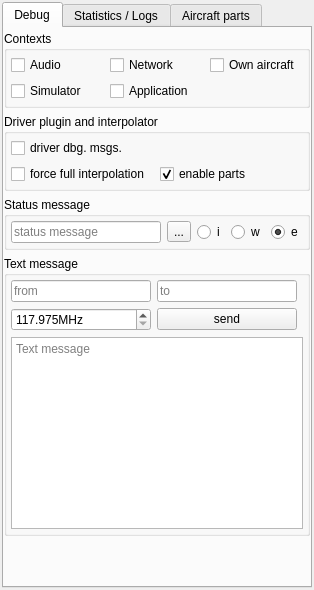
<?xml version="1.0" encoding="UTF-8"?>
<ui version="4.0">
 <class>CInternalsComponent</class>
 <widget class="QWidget" name="CInternalsComponent">
  <property name="geometry">
   <rect>
    <x>0</x>
    <y>0</y>
    <width>314</width>
    <height>590</height>
   </rect>
  </property>
  <property name="windowTitle">
   <string>Form</string>
  </property>
  <layout class="QVBoxLayout" name="vl_InternalsComponent">
   <property name="spacing">
    <number>2</number>
   </property>
   <property name="leftMargin">
    <number>2</number>
   </property>
   <property name="topMargin">
    <number>2</number>
   </property>
   <property name="rightMargin">
    <number>2</number>
   </property>
   <property name="bottomMargin">
    <number>2</number>
   </property>
   <item>
    <widget class="QTabWidget" name="tw_Internals">
     <property name="currentIndex">
      <number>0</number>
     </property>
     <widget class="QWidget" name="tb_Debug">
      <attribute name="title">
       <string>Debug</string>
      </attribute>
      <layout class="QVBoxLayout" name="vl_Debug">
       <property name="leftMargin">
        <number>0</number>
       </property>
       <property name="topMargin">
        <number>3</number>
       </property>
       <property name="rightMargin">
        <number>0</number>
       </property>
       <property name="bottomMargin">
        <number>0</number>
       </property>
       <item>
        <widget class="QGroupBox" name="gb_DebugContext">
         <property name="title">
          <string>Contexts</string>
         </property>
         <layout class="QGridLayout" name="gl_Contexts">
          <property name="leftMargin">
           <number>4</number>
          </property>
          <property name="topMargin">
           <number>4</number>
          </property>
          <property name="rightMargin">
           <number>4</number>
          </property>
          <property name="bottomMargin">
           <number>4</number>
          </property>
          <item row="0" column="0">
           <widget class="QCheckBox" name="cb_DebugContextAudio">
            <property name="text">
             <string>Audio</string>
            </property>
           </widget>
          </item>
          <item row="0" column="2">
           <widget class="QCheckBox" name="cb_DebugContextNetwork">
            <property name="text">
             <string>Network</string>
            </property>
           </widget>
          </item>
          <item row="0" column="3">
           <widget class="QCheckBox" name="cb_DebugContextOwnAircraft">
            <property name="text">
             <string>Own aircraft</string>
            </property>
           </widget>
          </item>
          <item row="1" column="0">
           <widget class="QCheckBox" name="cb_DebugContextSimulator">
            <property name="text">
             <string>Simulator</string>
            </property>
           </widget>
          </item>
          <item row="1" column="2">
           <widget class="QCheckBox" name="cb_DebugContextApplication">
            <property name="text">
             <string>Application</string>
            </property>
           </widget>
          </item>
         </layout>
        </widget>
       </item>
       <item>
        <widget class="QGroupBox" name="gb_DebugDriverAndInterpolator">
         <property name="title">
          <string>Driver plugin and interpolator</string>
         </property>
         <layout class="QGridLayout" name="gl_DriverAndInterpolator">
          <property name="leftMargin">
           <number>4</number>
          </property>
          <property name="topMargin">
           <number>4</number>
          </property>
          <property name="rightMargin">
           <number>4</number>
          </property>
          <property name="bottomMargin">
           <number>4</number>
          </property>
          <item row="0" column="0">
           <widget class="QCheckBox" name="cb_DebugDriver">
            <property name="text">
             <string>driver dbg. msgs.</string>
            </property>
           </widget>
          </item>
          <item row="1" column="0">
           <widget class="QCheckBox" name="cb_ForceFullInterpolation">
            <property name="text">
             <string>force full interpolation</string>
            </property>
           </widget>
          </item>
          <item row="1" column="1">
           <widget class="QCheckBox" name="cb_EnableParts">
            <property name="text">
             <string>enable parts</string>
            </property>
            <property name="checked">
             <bool>true</bool>
            </property>
           </widget>
          </item>
         </layout>
        </widget>
       </item>
       <item>
        <widget class="QGroupBox" name="gb_StatusMessage">
         <property name="title">
          <string>Status message</string>
         </property>
         <layout class="QGridLayout" name="gl_StatusMessage">
          <property name="leftMargin">
           <number>4</number>
          </property>
          <property name="topMargin">
           <number>4</number>
          </property>
          <property name="rightMargin">
           <number>4</number>
          </property>
          <property name="bottomMargin">
           <number>4</number>
          </property>
          <item row="0" column="3">
           <widget class="QRadioButton" name="rb_StatusMessageWarning">
            <property name="text">
             <string>w</string>
            </property>
           </widget>
          </item>
          <item row="0" column="4">
           <widget class="QRadioButton" name="rb_StatusMessageError">
            <property name="text">
             <string>e</string>
            </property>
            <property name="checked">
             <bool>true</bool>
            </property>
           </widget>
          </item>
          <item row="0" column="2">
           <widget class="QRadioButton" name="rb_StatusMessageInfo">
            <property name="text">
             <string>i</string>
            </property>
           </widget>
          </item>
          <item row="0" column="0">
           <widget class="QLineEdit" name="le_StatusMessage">
            <property name="placeholderText">
             <string>status message</string>
            </property>
           </widget>
          </item>
          <item row="0" column="1">
           <widget class="QToolButton" name="tb_LogStatusMessage">
            <property name="text">
             <string>...</string>
            </property>
            <property name="icon">
             <iconset resource="../../blackmisc/blackmisc.qrc">
              <normaloff>:/diagona/icons/diagona/icons/arrow-circle-225-left.png</normaloff>:/diagona/icons/diagona/icons/arrow-circle-225-left.png</iconset>
            </property>
           </widget>
          </item>
         </layout>
        </widget>
       </item>
       <item>
        <widget class="QGroupBox" name="gb_TextMessages">
         <property name="title">
          <string>Text message</string>
         </property>
         <layout class="QGridLayout" name="gl_TextMessages">
          <property name="leftMargin">
           <number>4</number>
          </property>
          <property name="topMargin">
           <number>4</number>
          </property>
          <property name="rightMargin">
           <number>4</number>
          </property>
          <property name="bottomMargin">
           <number>4</number>
          </property>
          <item row="1" column="2">
           <widget class="QPushButton" name="pb_SendTextMessage">
            <property name="text">
             <string>send</string>
            </property>
           </widget>
          </item>
          <item row="0" column="1">
           <widget class="QLineEdit" name="le_TxtMsgFrom">
            <property name="placeholderText">
             <string>from</string>
            </property>
           </widget>
          </item>
          <item row="1" column="1">
           <widget class="QDoubleSpinBox" name="dsb_TxtMsgFrequency">
            <property name="suffix">
             <string>MHz</string>
            </property>
            <property name="decimals">
             <number>3</number>
            </property>
            <property name="minimum">
             <double>117.974999999999994</double>
            </property>
            <property name="maximum">
             <double>136.000000000000000</double>
            </property>
            <property name="singleStep">
             <double>0.025000000000000</double>
            </property>
            <property name="value">
             <double>117.974999999999994</double>
            </property>
           </widget>
          </item>
          <item row="0" column="2">
           <widget class="QLineEdit" name="le_TxtMsgTo">
            <property name="placeholderText">
             <string>to</string>
            </property>
           </widget>
          </item>
          <item row="2" column="1" colspan="3">
           <widget class="QPlainTextEdit" name="pte_TxtMsg">
            <property name="placeholderText">
             <string>Text message</string>
            </property>
           </widget>
          </item>
         </layout>
        </widget>
       </item>
       <item>
        <spacer name="vs_DebugWidget">
         <property name="orientation">
          <enum>Qt::Vertical</enum>
         </property>
         <property name="sizeHint" stdset="0">
          <size>
           <width>20</width>
           <height>40</height>
          </size>
         </property>
        </spacer>
       </item>
      </layout>
     </widget>
     <widget class="QWidget" name="tb_Statistics">
      <attribute name="title">
       <string>Statistics / Logs</string>
      </attribute>
      <layout class="QVBoxLayout" name="verticalLayout">
       <item>
        <layout class="QFormLayout" name="fl_Statistics">
         <item row="0" column="0">
          <widget class="QLabel" name="lbl_LatestInterpolationLog">
           <property name="text">
            <string>Latest interpolation log</string>
           </property>
          </widget>
         </item>
         <item row="0" column="1">
          <widget class="QPushButton" name="pb_LatestInterpolationLog">
           <property name="text">
            <string>show</string>
           </property>
          </widget>
         </item>
         <item row="1" column="0">
          <widget class="QLabel" name="lbl_LatestPartsLog">
           <property name="text">
            <string>Latest parts log</string>
           </property>
          </widget>
         </item>
         <item row="1" column="1">
          <widget class="QPushButton" name="pb_LatestPartsLog">
           <property name="text">
            <string>show</string>
           </property>
          </widget>
         </item>
        </layout>
       </item>
      </layout>
     </widget>
     <widget class="QWidget" name="tb_AircraftParts">
      <attribute name="title">
       <string>Aircraft parts</string>
      </attribute>
      <layout class="QVBoxLayout" name="vl_AircraftParts">
       <property name="leftMargin">
        <number>0</number>
       </property>
       <property name="topMargin">
        <number>4</number>
       </property>
       <property name="rightMargin">
        <number>0</number>
       </property>
       <property name="bottomMargin">
        <number>0</number>
       </property>
       <item>
        <widget class="QFrame" name="fr_Aircraft">
         <layout class="QFormLayout" name="fl_Aircraft">
          <property name="horizontalSpacing">
           <number>4</number>
          </property>
          <property name="verticalSpacing">
           <number>4</number>
          </property>
          <property name="leftMargin">
           <number>2</number>
          </property>
          <property name="topMargin">
           <number>0</number>
          </property>
          <property name="rightMargin">
           <number>2</number>
          </property>
          <property name="bottomMargin">
           <number>0</number>
          </property>
          <item row="0" column="0">
           <widget class="QLabel" name="lbl_Aircraft">
            <property name="text">
             <string>Aircraft:</string>
            </property>
           </widget>
          </item>
          <item row="0" column="1">
           <widget class="BlackGui::Components::CRemoteAircraftSelector" name="comp_RemoteAircraftSelector">
            <property name="minimumSize">
             <size>
              <width>0</width>
              <height>25</height>
             </size>
            </property>
           </widget>
          </item>
          <item row="1" column="0">
           <widget class="QLabel" name="lbl_PartsNetwork">
            <property name="text">
             <string>Network</string>
            </property>
           </widget>
          </item>
          <item row="1" column="1">
           <widget class="QWidget" name="wi_PartsNetwork" native="true">
            <layout class="QHBoxLayout" name="hl_PartsNetwork">
             <property name="leftMargin">
              <number>0</number>
             </property>
             <property name="topMargin">
              <number>0</number>
             </property>
             <property name="rightMargin">
              <number>0</number>
             </property>
             <property name="bottomMargin">
              <number>0</number>
             </property>
             <item>
              <widget class="QPushButton" name="pb_RequestFromNetwork">
               <property name="toolTip">
                <string>Request from network</string>
               </property>
               <property name="text">
                <string>request (network)</string>
               </property>
              </widget>
             </item>
             <item>
              <widget class="QToolButton" name="tb_History">
               <property name="text">
                <string/>
               </property>
               <property name="icon">
                <iconset resource="../../blackmisc/blackmisc.qrc">
                 <normaloff>:/diagona/icons/diagona/icons/table-sheet.png</normaloff>:/diagona/icons/diagona/icons/table-sheet.png</iconset>
               </property>
              </widget>
             </item>
            </layout>
           </widget>
          </item>
         </layout>
        </widget>
       </item>
       <item>
        <widget class="QFrame" name="fr_AircraftParts">
         <property name="frameShape">
          <enum>QFrame::StyledPanel</enum>
         </property>
         <property name="frameShadow">
          <enum>QFrame::Raised</enum>
         </property>
         <layout class="QVBoxLayout" name="vl_AircraftPartsSplitterFrame">
          <property name="spacing">
           <number>0</number>
          </property>
          <property name="leftMargin">
           <number>0</number>
          </property>
          <property name="topMargin">
           <number>0</number>
          </property>
          <property name="rightMargin">
           <number>0</number>
          </property>
          <property name="bottomMargin">
           <number>0</number>
          </property>
          <item>
           <widget class="QSplitter" name="sp_AircraftParts">
            <property name="orientation">
             <enum>Qt::Vertical</enum>
            </property>
            <widget class="QGroupBox" name="gb_AircraftParts">
             <property name="sizePolicy">
              <sizepolicy hsizetype="Preferred" vsizetype="Preferred">
               <horstretch>0</horstretch>
               <verstretch>0</verstretch>
              </sizepolicy>
             </property>
             <property name="title">
              <string>Parts</string>
             </property>
             <layout class="QVBoxLayout" name="vl_GroupParts">
              <property name="spacing">
               <number>4</number>
              </property>
              <property name="leftMargin">
               <number>4</number>
              </property>
              <property name="topMargin">
               <number>4</number>
              </property>
              <property name="rightMargin">
               <number>4</number>
              </property>
              <property name="bottomMargin">
               <number>2</number>
              </property>
              <item>
               <layout class="QGridLayout" name="gl_AircraftParts">
                <property name="spacing">
                 <number>4</number>
                </property>
                <item row="4" column="1">
                 <widget class="QCheckBox" name="cb_AircraftPartsLightsStrobe">
                  <property name="text">
                   <string>Strobe</string>
                  </property>
                 </widget>
                </item>
                <item row="4" column="0">
                 <widget class="QCheckBox" name="cb_AircraftPartsLightsBeacon">
                  <property name="text">
                   <string>Beacon</string>
                  </property>
                 </widget>
                </item>
                <item row="3" column="2">
                 <widget class="QCheckBox" name="cb_AircraftPartsLightsLanding">
                  <property name="text">
                   <string>Landing</string>
                  </property>
                 </widget>
                </item>
                <item row="1" column="0">
                 <widget class="QCheckBox" name="cb_AircraftPartsGearDown">
                  <property name="text">
                   <string>Gear down</string>
                  </property>
                 </widget>
                </item>
                <item row="5" column="0">
                 <widget class="QLabel" name="lbl_AircraftPartsEngines">
                  <property name="text">
                   <string>Engines:</string>
                  </property>
                 </widget>
                </item>
                <item row="0" column="0">
                 <widget class="QLabel" name="lbl_AircraftPartsFlapsPercentage">
                  <property name="text">
                   <string>Flaps %:</string>
                  </property>
                 </widget>
                </item>
                <item row="3" column="0">
                 <widget class="QCheckBox" name="cb_AircraftPartsLightsTaxi">
                  <property name="text">
                   <string>Taxi</string>
                  </property>
                 </widget>
                </item>
                <item row="1" column="1">
                 <widget class="QCheckBox" name="cb_AircraftPartsSpoilers">
                  <property name="text">
                   <string>Spoilers</string>
                  </property>
                 </widget>
                </item>
                <item row="2" column="0">
                 <widget class="QLabel" name="lbl_AircraftPartsLights">
                  <property name="text">
                   <string>Lights:</string>
                  </property>
                 </widget>
                </item>
                <item row="4" column="2">
                 <widget class="QCheckBox" name="cb_AircraftPartsLightsLogo">
                  <property name="text">
                   <string>Logo</string>
                  </property>
                 </widget>
                </item>
                <item row="2" column="1">
                 <widget class="QPushButton" name="pb_AircraftPartsLightsOn">
                  <property name="text">
                   <string>all on</string>
                  </property>
                 </widget>
                </item>
                <item row="2" column="2">
                 <widget class="QPushButton" name="pb_AircraftPartsLightsOff">
                  <property name="text">
                   <string>all off</string>
                  </property>
                 </widget>
                </item>
                <item row="3" column="1">
                 <widget class="QCheckBox" name="cb_AircraftPartsLightsNav">
                  <property name="text">
                   <string>Nav</string>
                  </property>
                 </widget>
                </item>
                <item row="0" column="1">
                 <widget class="QSpinBox" name="sb_AircraftPartsFlapsPercentage">
                  <property name="maximum">
                   <number>100</number>
                  </property>
                  <property name="singleStep">
                   <number>5</number>
                  </property>
                 </widget>
                </item>
                <item row="5" column="2">
                 <widget class="QPushButton" name="pb_AircraftPartsEnginesOff">
                  <property name="text">
                   <string>all off</string>
                  </property>
                 </widget>
                </item>
                <item row="5" column="1">
                 <widget class="QPushButton" name="pb_AircraftPartsEnginesOn">
                  <property name="text">
                   <string>all on</string>
                  </property>
                 </widget>
                </item>
                <item row="0" column="2">
                 <widget class="QPushButton" name="pb_AircraftPartsUiToJson">
                  <property name="text">
                   <string>to JSON</string>
                  </property>
                 </widget>
                </item>
                <item row="1" column="2">
                 <widget class="QCheckBox" name="cb_AircraftPartsIsOnGround">
                  <property name="text">
                   <string>on ground</string>
                  </property>
                 </widget>
                </item>
                <item row="6" column="0" colspan="3">
                 <widget class="QFrame" name="fr_Engines">
                  <property name="minimumSize">
                   <size>
                    <width>0</width>
                    <height>20</height>
                   </size>
                  </property>
                  <property name="frameShape">
                   <enum>QFrame::StyledPanel</enum>
                  </property>
                  <property name="frameShadow">
                   <enum>QFrame::Raised</enum>
                  </property>
                  <layout class="QHBoxLayout" name="hl_Engines">
                   <property name="leftMargin">
                    <number>0</number>
                   </property>
                   <property name="topMargin">
                    <number>0</number>
                   </property>
                   <property name="rightMargin">
                    <number>0</number>
                   </property>
                   <property name="bottomMargin">
                    <number>0</number>
                   </property>
                   <item>
                    <widget class="QCheckBox" name="cb_AircraftPartsEngine1">
                     <property name="text">
                      <string>1</string>
                     </property>
                    </widget>
                   </item>
                   <item>
                    <widget class="QCheckBox" name="cb_AircraftPartsEngine2">
                     <property name="text">
                      <string>2</string>
                     </property>
                    </widget>
                   </item>
                   <item>
                    <widget class="QCheckBox" name="cb_AircraftPartsEngine3">
                     <property name="text">
                      <string>3</string>
                     </property>
                    </widget>
                   </item>
                   <item>
                    <widget class="QCheckBox" name="cb_AircraftPartsEngine4">
                     <property name="text">
                      <string>4</string>
                     </property>
                    </widget>
                   </item>
                   <item>
                    <widget class="QCheckBox" name="cb_AircraftPartsEngine5">
                     <property name="text">
                      <string>5</string>
                     </property>
                    </widget>
                   </item>
                   <item>
                    <widget class="QCheckBox" name="cb_AircraftPartsEngine6">
                     <property name="text">
                      <string>6</string>
                     </property>
                    </widget>
                   </item>
                  </layout>
                 </widget>
                </item>
               </layout>
              </item>
             </layout>
            </widget>
            <widget class="QTextEdit" name="te_AircraftPartsJson"/>
           </widget>
          </item>
         </layout>
        </widget>
       </item>
       <item>
        <widget class="QWidget" name="qw_AircraftPartsSendButtons" native="true">
         <property name="minimumSize">
          <size>
           <width>0</width>
           <height>0</height>
          </size>
         </property>
         <layout class="QHBoxLayout" name="hl_AircraftPartsSendButtons">
          <property name="spacing">
           <number>6</number>
          </property>
          <property name="leftMargin">
           <number>0</number>
          </property>
          <property name="topMargin">
           <number>0</number>
          </property>
          <property name="rightMargin">
           <number>0</number>
          </property>
          <property name="bottomMargin">
           <number>0</number>
          </property>
          <item>
           <widget class="QCheckBox" name="cb_AircraftPartsIncremental">
            <property name="toolTip">
             <string>incremental</string>
            </property>
            <property name="text">
             <string>Incr.</string>
            </property>
           </widget>
          </item>
          <item>
           <widget class="QPushButton" name="pb_CurrentParts">
            <property name="toolTip">
             <string>set current parts values</string>
            </property>
            <property name="text">
             <string>current</string>
            </property>
           </widget>
          </item>
          <item>
           <widget class="QPushButton" name="pb_SendAircraftPartsJson">
            <property name="text">
             <string>Send JSON</string>
            </property>
           </widget>
          </item>
          <item>
           <widget class="QPushButton" name="pb_SendAircraftPartsGui">
            <property name="text">
             <string>Send GUI</string>
            </property>
           </widget>
          </item>
         </layout>
        </widget>
       </item>
      </layout>
     </widget>
    </widget>
   </item>
  </layout>
 </widget>
 <customwidgets>
  <customwidget>
   <class>BlackGui::Components::CRemoteAircraftSelector</class>
   <extends>QFrame</extends>
   <header>blackgui/components/remoteaircraftselector.h</header>
   <container>1</container>
  </customwidget>
 </customwidgets>
 <resources>
  <include location="../../blackmisc/blackmisc.qrc"/>
 </resources>
 <connections/>
</ui>
